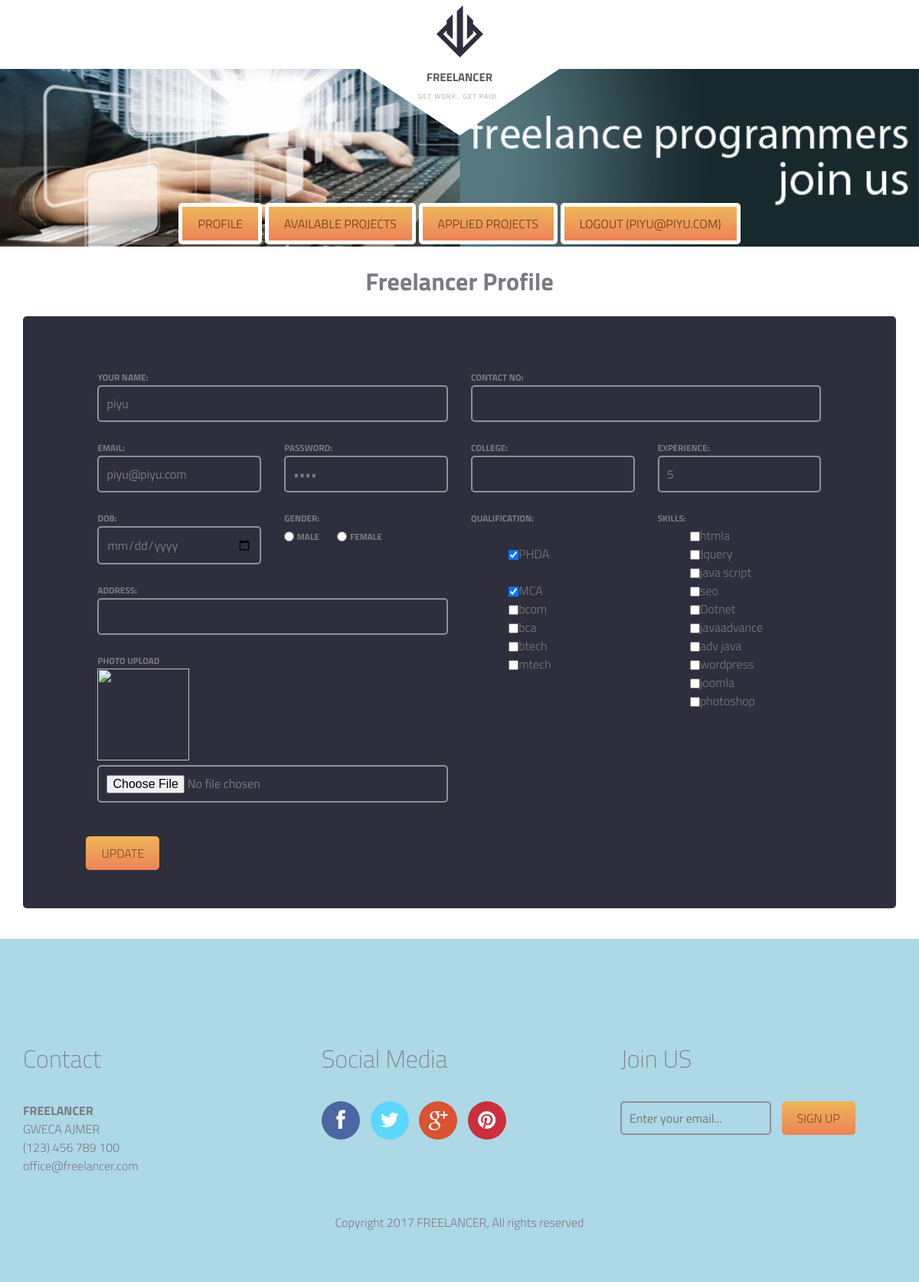
/freelancer_profile.php (signed in), run on the app's committed database.
### tables this page shows
CREATE TABLE IF NOT EXISTS `freelancer` (
  `sr_no` int(11) NOT NULL AUTO_INCREMENT,
  `name` varchar(500) NOT NULL,
  `pass` varchar(500) NOT NULL,
  `dob` date NOT NULL,
  `email` varchar(500) NOT NULL,
  `image` text NOT NULL,
  `number` text NOT NULL,
  `college` text NOT NULL,
  `address` text NOT NULL,
  `experience` text NOT NULL,
  `qualification` text NOT NULL,
  `skills` text NOT NULL,
  `resume` varchar(500) NOT NULL,
  `active` int(11) NOT NULL DEFAULT '1',
  `gender` varchar(10) NOT NULL,
  PRIMARY KEY (`sr_no`)
);

CREATE TABLE IF NOT EXISTS `qualification_table` (
  `id` int(11) NOT NULL AUTO_INCREMENT,
  `qualification` varchar(500) NOT NULL,
  `active` varchar(500) NOT NULL,
  PRIMARY KEY (`id`)
);

CREATE TABLE IF NOT EXISTS `skill_table` (
  `id` int(11) NOT NULL AUTO_INCREMENT,
  `skill` varchar(500) NOT NULL,
  `active` varchar(500) NOT NULL,
  PRIMARY KEY (`id`)
);

### freelancer_profile.php (the view, shortened to what this page needs)
<?php
$con=mysqli_connect("127.0.0.1:3307","pma","","freelancer");
if($_SERVER["REQUEST_METHOD"]=="POST")
{
		$name=$_POST['name'];
		$password=$_POST['password'];
		$ptmp_name=$_FILES['photo']['tmp_name'];
		$photo=$_SESSION['freelancer_userid']."_.jpg";
		$location="upload/$photo";
		move_uploaded_file($ptmp_name,$location);
		$dob=$_POST['dob'];
		$email=$_POST['email'];
		$number=$_POST['number'];
		$address=$_POST['address'];
		$college=$_POST['college'];
		$experience=$_POST['experience'];
		$gender=$_POST['gender'];
        $skills='';
		if(!empty($_POST['skills']))
		 {
			foreach($_POST['skills'] as $js)
			{
				$skills = $skills . $js . ',';
			}
		 }
		$qualification='';
		if(!empty($_POST['qualification']))
		 {
			foreach($_POST['qualification'] as $jq)
			{
				$qualification = $qualification . $jq . ',';
			}
		 }
		$extra_line = "";
		if($photo!='')
		{
			$extra_line = $extra_line . ",image='$location'";
		}
		   $qe="update freelancer set pass='$password',name='$name',dob='$dob',gender='$gender',email='$email', number='$number',address='$address',qualification='$qualification',skills='$skills',college='$college',experience='$experience'". $extra_line ." where sr_no='".$_SESSION['freelancer_userid']."'";
		 mysqli_query($con,$qe) or exit('error');
		 $message="Your Information Sucessfully Updated";
		 $photo="upload/$photo";
}
else
{
	$sql="Select * from freelancer  where sr_no='".$_SESSION['freelancer_userid']."'";
		$res=mysqli_query($con,$sql);
		while($row=mysqli_fetch_array($res))
		 {
			$name=$row['name'];
			$email=$row['email'];
			$password=$row['pass'];
			$dob=$row['dob'];
			$gender=$row['gender'];
			$number=$row['number'];
			$address=$row['address'];
			$college=$row['college'];
			$experience=$row['experience'];
			$qualification=$row['qualification'];
			$photo=$row['image'];
		 }
}
?>
<!DOCTYPE html>
<html lang="en">
	<head>
		<link href="fonts/font-awesome.min.css" rel="stylesheet" type="text/css">
		<link rel="stylesheet" href="style.css">
	</head>
	<body class="homepage">
		<div id="site-content">
			<header class="site-header">
				<div class="container">
					<div id="branding">
						<img src="images/logo.png" alt="" class="logo">
						<h1 class="site-title"><a href="index.php">FREELANCER</a></h1>
						<small class="site-description">GET WORK.. GET PAID..</small>
					</div>
				</div>
			</header>
			<main class="main-content">
				<div class="hero">
					<div class="featured-image" data-bg-image="dummy/home.jpg" style="background-image: url(&quot;dummy/home.jpg&quot;);">
						<a href="freelancer_profile.php" class="button">Profile</a>
						<a href="freelancer_availableprojectlist.php" class="button">Available Projects</a>
						<a href="freelancer_appliedprojectlist.php" class="button">Applied Projects</a>
						<a href="freelancer_logout.php" class="button">Logout (<?php echo $_SESSION['freelancer_username']; ?>)</a>
					</div>
				</div>
				<div class="fullwidth-block content">
					<div class="container">
<center><h1>
Freelancer Profile
</h1></center>
						<div class="price-area">
							<div class="row">
							<form enctype="multipart/form-data" method="post">
								<div class="col-md-5 col-md-offset-1">
									<div class="request-form">
										<div class="field">
											<label for="#">Your name:</label>
											<input type="text" name="name" value="<?php echo $name; ?>">
										</div>
										<div class="field-column row">
											<div class="col-sm-6">
												<div class="field">
													<label for="">Email:</label>
													<input type="text" name="email" value="<?php echo $email; ?>">
												</div>
											</div>
											<div class="col-sm-6">
												<div class="field">
													<label for="">Password:</label>
													<input type="password" name="password" value="<?php echo $password; ?>" >
												</div>
											</div>
										</div>
										<div class="field-column row">
											<div class="col-sm-6">
												<div class="field">
													<label for="">DOB:</label>
													<input type="date" name="dob" value="<?php echo $dob; ?>">
												</div>
											</div>
											<div class="col-sm-6">
												<div class="field">
													<label for="">Gender:</label>
													<div>
														<input type="radio" name="gender" value="male" style="display:inline; width:auto; vertical-align:middle;"
														<?php
														if($gender=="male")
														{
															echo "checked ";
														}
														?>
														> <label style="display:inline;width:auto; margin-right:20px;">Male</label>
														<input type="radio" name="gender" value="female" style="display:inline; width:auto; vertical-align:middle;"
														<?php
														if($gender=="female")
														{
															echo "checked ";
														}
														?>
														>
														<label style="display:inline;width:auto;">Female</label>
													</div>
												</div>
											</div>
										</div>
										<div class="field">
											<label for="#">Address:</label>
											<input type="text" name="address" value="<?php echo $address; ?>" >
										</div>
										<div class="field">
											<label class="control-label" >Photo Upload</label><br>
											<img src="<?php echo $photo ?>" height="120px" width="120px"><br>
											<input type="file" accept="image/*" name="photo"><br>
										</div>
									</div>
								</div>
								<div class="col-md-5 ">
									<div class="request-form">
										<div class="field">
											<label for="#">Contact No:</label>
											<input type="text" name="number" value="<?php echo $number; ?>">
										</div>
										<div class="field-column row">
											<div class="col-sm-6">
												<div class="field">
													<label for="">College:</label>
													<input type="text" name="college" value="<?php echo $college; ?>">
												</div>
											</div>
											<div class="col-sm-6">
												<div class="field">
													<label for="">Experience:</label>
													<input type="text" name="experience" value="<?php echo $experience; ?>" >
												</div>
											</div>
										</div>
										<div class="field-column row">
											<div class="col-sm-6">
												<div class="field">
													<label for="">Qualification:</label>
													<br>
													<?php
			   $qualification_ar = explode(',',$qualification);
			   $q='Select * from qualification_table where active="1"';
			   $res=mysqli_query($con,$q);
			   while($r = mysqli_fetch_array($res))
			   {
				   $checkskillmatch=0;
				   foreach($qualification_ar as $singlequali)
				   {
					   if($singlequali==$r['id'])
					   {
						   $checkskillmatch=1;
						   break;
					   }
				   }
				   if($checkskillmatch==1)
				   {
					   echo " <br>&nbsp &nbsp &nbsp &nbsp &nbsp &nbsp &nbsp <input style='display:inline; width:auto; vertical-align:middle;' type='checkbox' checked='checked' name='qualification[]' value='".$r['id']."'>"
					    .$r['qualification']."<br>";
				   }
				   else
				   {
					   echo " &nbsp &nbsp &nbsp &nbsp &nbsp &nbsp &nbsp <input style='display:inline; width:auto; vertical-align:middle;' type='checkbox' name='qualification[]' value='".$r['id']."'>".$r['qualification']."<br>";
				   }
			   }
			  ?>
												</div>
											</div>
											<div class="col-sm-6">
												<div class="field">
													<label for="">Skills:</label>
													<div>
														<?php
			   $q='Select * from skill_table where active="1"';
			   $res=mysqli_query($con,$q);
			   while($r = mysqli_fetch_array($res))
			   {
				   $checkskillmatch=0;
				   if($checkskillmatch==1)
				   {
					   echo " &nbsp &nbsp &nbsp &nbsp &nbsp &nbsp <input style='display:inline; width:auto; vertical-align:middle;' type='checkbox' checked='checked' name='skills[]' value='".$r['id']."'>".$r['skill']."<br>";
				   }
				   else
				   {
					   echo " &nbsp &nbsp &nbsp &nbsp &nbsp &nbsp <input style='display:inline; width:auto; vertical-align:middle;' type='checkbox' name='skills[]' value='".$r['id']."'>".$r['skill']."<br>";
				   }
				}
			  ?>
													</div>
												</div>
											</div>
										</div>
									</div>
								</div>
								<div class="col-md-offset-1" style="clear:both;">
							<input type="submit" value="Update">
							</div>
							</form>
							</div>
						</div>
					</div>
				</div>
			</main>
			<footer class="site-footer">
				<div class="container">
					<div class="row">
						<div class="col-md-4">
							<div class="widget">
								<h3 class="widget-title">Contact</h3>
								<strong>FREELANCER</strong>
								<address>GWECA AJMER</address>
								<a href="tel:1234567890">(123) 456 789 100</a> <br>
								<a href="mailto:office@freelancer.com">office@freelancer.com</a>
							</div>
						</div>
						<div class="col-md-4">
							<div class="widget">
								<h3 class="widget-title">Social Media</h3>
								<div class="social-links">
									<a href="#" class="facebook"><i class="fa fa-facebook"></i></a>
									<a href="#" class="twitter"><i class="fa fa-twitter"></i></a>
									<a href="#" class="google-plus"><i class="fa fa-google-plus"></i></a>
									<a href="#" class="pinterest"><i class="fa fa-pinterest"></i></a>
								</div>
							</div>
						</div>
						<div class="col-md-4">
							<div class="widget">
								<h3 class="widget-title">Join US</h3>
								<form action="#" class="subscribe">
									<input type="email" placeholder="Enter your email...">
									<input type="submit" value="sign up">
								</form>
							</div>
						</div>
					</div>
					<div class="copy">
						<p>Copyright 2017 FREELANCER,  All rights reserved</p>
					</div>
				</div>
			</footer>
		</div>
	</body>
</html>

### data on the page
freelancer: name "piyu", email "piyu@piyu.com", experience "5"
qualification_table: qualification "PHDA"
qualification_table: qualification "MCA"
qualification_table: qualification "bcom"
qualification_table: qualification "bca"
qualification_table: qualification "btech"
qualification_table: qualification "mtech"
skill_table: skill "htmla"
skill_table: skill "Jquery"
skill_table: skill "java script"
skill_table: skill "seo"
skill_table: skill "Dotnet"
skill_table: skill "javaadvance"
skill_table: skill "adv java"
skill_table: skill "wordpress"
skill_table: skill "joomla"
skill_table: skill "photoshop"

### other printed values
$_SESSION['freelancer_username'] "PIYU@PIYU.COM"
